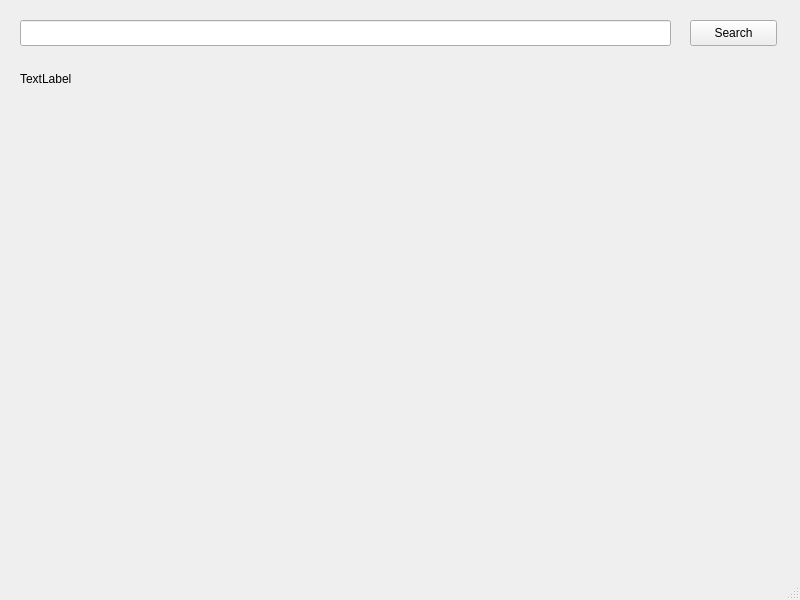
<?xml version="1.0" encoding="UTF-8"?>
<ui version="4.0">
 <class>MainWindow</class>
 <widget class="QMainWindow" name="MainWindow">
  <property name="geometry">
   <rect>
    <x>0</x>
    <y>0</y>
    <width>800</width>
    <height>600</height>
   </rect>
  </property>
  <property name="windowTitle">
   <string>Proch</string>
  </property>
  <widget class="QWidget" name="centralwidget">
   <widget class="QPushButton" name="pushButton">
    <property name="geometry">
     <rect>
      <x>690</x>
      <y>20</y>
      <width>87</width>
      <height>26</height>
     </rect>
    </property>
    <property name="autoFillBackground">
     <bool>false</bool>
    </property>
    <property name="text">
     <string>Search</string>
    </property>
   </widget>
   <widget class="QLineEdit" name="lineEdit">
    <property name="geometry">
     <rect>
      <x>20</x>
      <y>20</y>
      <width>651</width>
      <height>26</height>
     </rect>
    </property>
   </widget>
   <widget class="QLabel" name="TextFromField">
    <property name="geometry">
     <rect>
      <x>20</x>
      <y>70</y>
      <width>66</width>
      <height>18</height>
     </rect>
    </property>
    <property name="text">
     <string>TextLabel</string>
    </property>
   </widget>
  </widget>
  <widget class="QMenuBar" name="menubar">
   <property name="geometry">
    <rect>
     <x>0</x>
     <y>0</y>
     <width>800</width>
     <height>23</height>
    </rect>
   </property>
  </widget>
  <widget class="QStatusBar" name="statusbar"/>
 </widget>
 <resources/>
 <connections/>
</ui>
